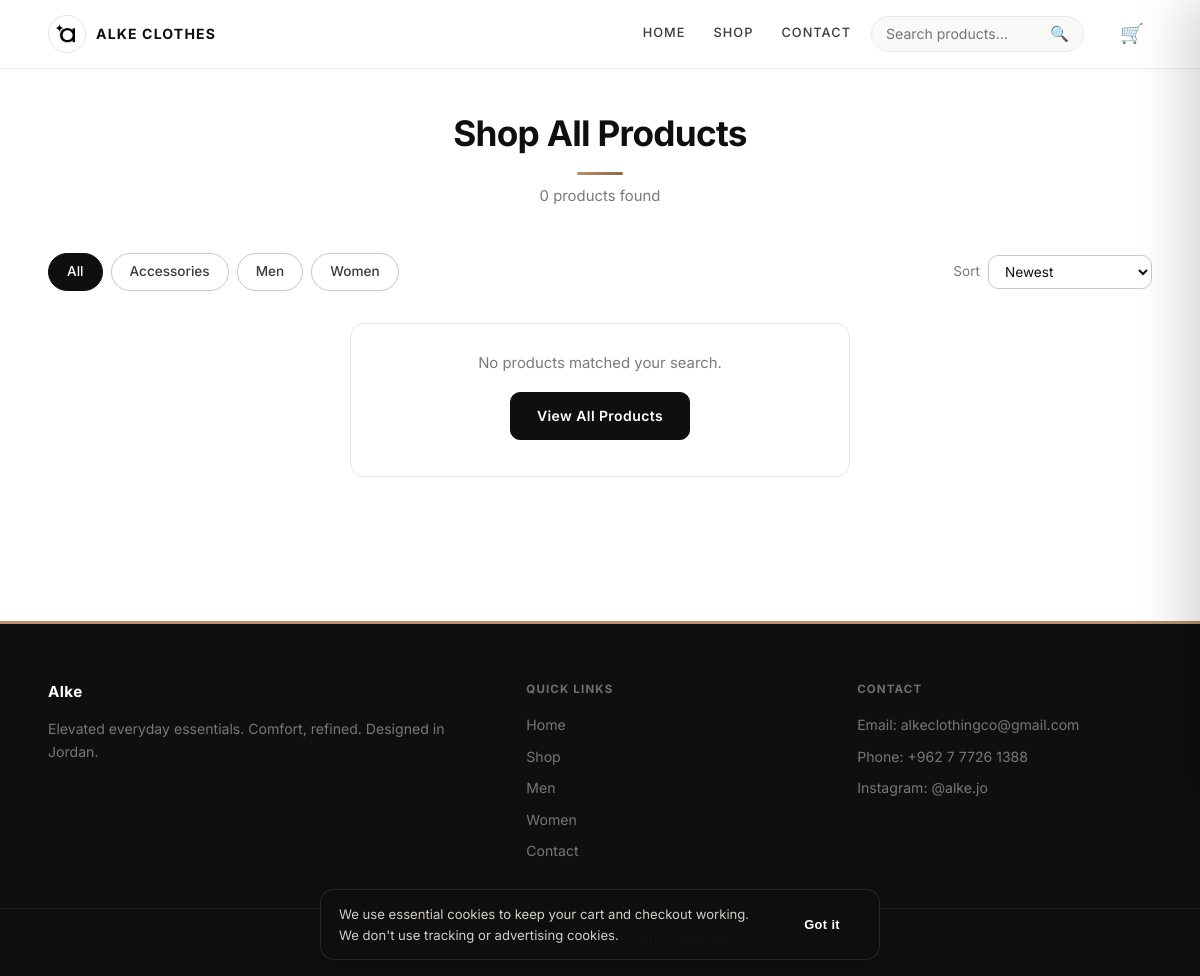
Screenshot of /pages/products.php with the database file from the repository.
### tables this page shows
CREATE TABLE IF NOT EXISTS categories (
    id INT AUTO_INCREMENT PRIMARY KEY,
    name VARCHAR(100) NOT NULL
);

### includes/helpers.php (called while the page is built, shortened)
<?php
if (!function_exists('alke_esc')) {
    function alke_esc($value): string
    {
        return htmlspecialchars((string)$value, ENT_QUOTES, 'UTF-8');
    }
}

### pages/products.php (the view, shortened to what this page needs)
<?php
include '../includes/helpers.php';
include '../includes/header.php';
$search     = isset($_GET['q'])        ? trim((string)$_GET['q'])      : '';
$categoryId = isset($_GET['category']) ? (int)$_GET['category']        : 0;
$sort       = isset($_GET['sort'])     ? (string)$_GET['sort']         : 'newest';
$page       = isset($_GET['page'])     ? max(1, (int)$_GET['page'])    : 1;
$perPage    = 12;
$sortOptions = [
    'newest'     => ['label' => 'Newest',            'sql' => 'p.id DESC'],
    'price_asc'  => ['label' => 'Price: Low → High', 'sql' => 'p.price ASC'],
    'price_desc' => ['label' => 'Price: High → Low', 'sql' => 'p.price DESC'],
    'name_asc'   => ['label' => 'Name: A → Z',       'sql' => 'p.name ASC'],
];
$categories = [];
$catResult = $conn->query("SELECT id, name FROM categories ORDER BY name ASC");
if ($catResult) {
    while ($c = $catResult->fetch_assoc()) {
        $categories[] = $c;
    }
}
$where  = [];
$whereSql = $where ? ('WHERE ' . implode(' AND ', $where)) : '';
$totalProducts = 0;
$countSql = "SELECT COUNT(*) AS cnt FROM products p $whereSql";
$stmtCount = $conn->prepare($countSql);
if ($stmtCount) {
    $stmtCount->execute();
    $cntRes = $stmtCount->get_result();
    if ($cntRes && ($cntRow = $cntRes->fetch_assoc())) {
        $totalProducts = (int)$cntRow['cnt'];
    }
}
$totalPages = max(1, (int)ceil($totalProducts / $perPage));
$products = [];
function alke_shop_url(array $overrides = []): string
{
    $qs = array_merge([
        'q'        => $_GET['q']        ?? '',
        'category' => $_GET['category'] ?? '',
        'sort'     => $_GET['sort']     ?? '',
        'page'     => $_GET['page']     ?? '',
    ], $overrides);
    $qs = array_filter($qs, fn($v) => $v !== '' && $v !== null && $v !== 0);
    return '/alke/pages/products' . ($qs ? ('?' . http_build_query($qs)) : '');
}
?>
<main class="products-page">
  <section class="section products-section">
    <div class="container">
      <div class="section-title">
        <h2><?php echo $search !== '' ? 'Search: “' . alke_esc($search) . '”' : 'Shop All Products'; ?></h2>
        <p>
          <?php echo (int)$totalProducts; ?> product<?php echo $totalProducts === 1 ? '' : 's'; ?> found
        </p>
      </div>
      <div class="shop-toolbar">
        <div class="shop-filter-chips">
          <a href="<?php echo alke_esc(alke_shop_url(['category' => '', 'page' => ''])); ?>"
             class="filter-chip <?php echo $categoryId === 0 ? 'active' : ''; ?>">All</a>
          <?php foreach ($categories as $cat): ?>
            <a href="<?php echo alke_esc(alke_shop_url(['category' => (int)$cat['id'], 'page' => ''])); ?>"
               class="filter-chip <?php echo $categoryId === (int)$cat['id'] ? 'active' : ''; ?>">
              <?php echo alke_esc($cat['name']); ?>
            </a>
          <?php endforeach; ?>
        </div>
        <form class="shop-sort" method="GET" action="/alke/pages/products">
          <label for="sortSelect">Sort</label>
          <select id="sortSelect" name="sort" onchange="this.form.submit()">
            <?php foreach ($sortOptions as $key => $opt): ?>
              <option value="<?php echo alke_esc($key); ?>" <?php echo $sort === $key ? 'selected' : ''; ?>>
                <?php echo alke_esc($opt['label']); ?>
              </option>
            <?php endforeach; ?>
          </select>
        </form>
      </div>
      <?php if (!empty($products)): ?>
        <div class="products-grid shop-grid">
          <?php foreach ($products as $row): ?>
            <?php
              $imagePath  = alke_product_image($row);
              $inStock    = (int)$row['stock'] > 0;
            ?>
            <article class="product-card">
              <a href="product.php?id=<?php echo (int)$row['id']; ?>" class="product-card-link">
                <div class="product-image-wrap">
                  <img
                    src="<?php echo alke_esc($imagePath); ?>"
                    alt="<?php echo alke_esc($row['name']); ?>"
                    class="product-image"
                    loading="lazy"
                  >
                  <?php if (!$inStock): ?>
                    <span class="stock-badge out">Out of Stock</span>
                  <?php elseif ((int)$row['stock'] <= 5): ?>
                    <span class="stock-badge low">Only <?php echo (int)$row['stock']; ?> left</span>
                  <?php endif; ?>
                </div>
                <div class="product-body">
                  <h3 class="product-name"><?php echo alke_esc($row['name']); ?></h3>
                  <p class="product-price">JD <?php echo number_format((float)$row['price'], 2); ?></p>
                </div>
              </a>
              <div class="product-card-actions">
                <?php if ($inStock): ?>
                  <form method="POST" action="/alke/pages/products" class="add-to-cart-form" data-product-id="<?php echo (int)$row['id']; ?>">
                    <input type="hidden" name="product_id" value="<?php echo (int)$row['id']; ?>">
                    <input type="hidden" name="quantity" value="1">
                    <button type="submit" name="add_to_cart" class="btn product-btn">Add to Cart</button>
                  </form>
                <?php else: ?>
                  <button type="button" class="btn product-btn" disabled>Out of Stock</button>
                <?php endif; ?>
              </div>
            </article>
          <?php endforeach; ?>
        </div>
        <?php if ($totalPages > 1): ?>
          <nav class="pagination" aria-label="Product pages">
            <?php if ($page > 1): ?>
              <a class="page-link" href="<?php echo alke_esc(alke_shop_url(['page' => $page - 1])); ?>">‹ Prev</a>
            <?php endif; ?>
            <?php for ($p = 1; $p <= $totalPages; $p++): ?>
              <?php if ($p === $page): ?>
                <span class="page-link current"><?php echo $p; ?></span>
              <?php elseif ($p <= 2 || $p > $totalPages - 2 || abs($p - $page) <= 1): ?>
                <a class="page-link" href="<?php echo alke_esc(alke_shop_url(['page' => $p])); ?>"><?php echo $p; ?></a>
              <?php elseif ($p === 3 && $page > 4): ?>
                <span class="page-ellipsis">…</span>
              <?php elseif ($p === $totalPages - 2 && $page < $totalPages - 3): ?>
                <span class="page-ellipsis">…</span>
              <?php endif; ?>
            <?php endfor; ?>
            <?php if ($page < $totalPages): ?>
              <a class="page-link" href="<?php echo alke_esc(alke_shop_url(['page' => $page + 1])); ?>">Next ›</a>
            <?php endif; ?>
          </nav>
        <?php endif; ?>
      <?php else: ?>
        <div class="no-products">
          <p>No products matched your search.</p>
          <div style="text-align:center; margin-top:16px;">
            <a href="/alke/pages/products" class="btn">View All Products</a>
          </div>
        </div>
      <?php endif; ?>
    </div>
  </section>
</main>
<?php include '../includes/footer.php'; ?>

### rows the page displays
categories: name "Accessories"
categories: name "Men"
categories: name "Women"

### other values shown
$totalProducts "0"
form field sort "Newest"
